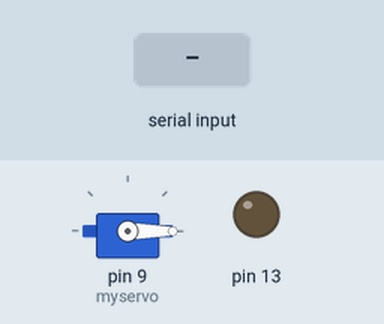
Bench run of a sketch on a simulated Arduino Uno, built with avr-gcc and run on an emulated ATmega328P. Parts: servo, output pins drawn as LEDs (lit = HIGH). The test bench sets the inputs (shaded band).

Above: at 1.2 s.
1.3 s: "90,45!" received over Serial
At 2.5 s:
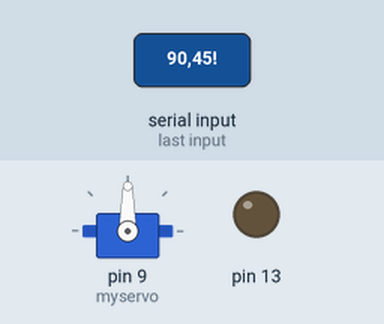
2.8 s: "30,150!" received over Serial
At 3.8 s:
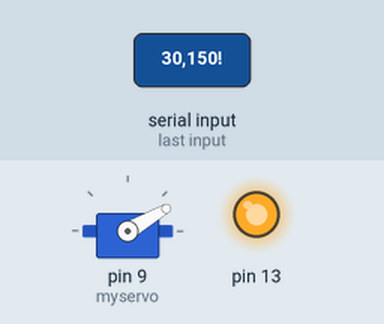
4.3 s: "200!" received over Serial
At 4.8 s:
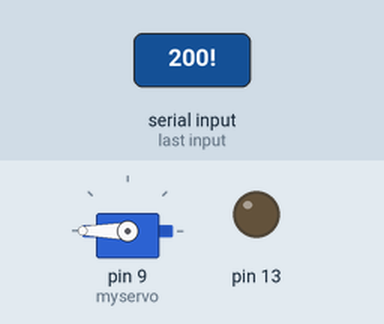
5.8 s: "90!" received over Serial
At 7.1 s:
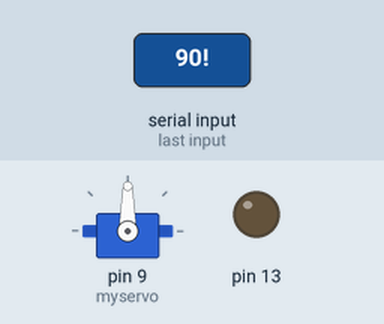
Timing chart, 0 to 8.3 s (numbered marks = the images above; inputs shaded):
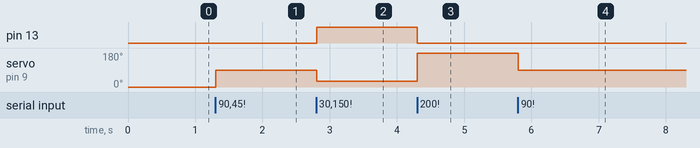

The sketch:

sketch_may10a_final.ino
```cpp
//works with this p5 sketch:
//https://editor.p5js.org/jesse_harding/sketches/PguXV19U4

#include <Servo.h> //include servo library file with our sketch
Servo myservo;  // create servo object to control a servo

int pos = 0;  // variable to store the servo position

int data1;
int data2;
//variable to hold incoming data
String incomingData = "000000!";

void setup() {
  //set pinmodes
  pinMode(13, OUTPUT);
  myservo.attach(9);  // attaches the servo on pin 9 to the servo object

//  pinMode(90, OUTPUT);

  //set baudrate for serial communication
  Serial.begin(9600);
}

void loop() {

//  check to see if there is a connection
  if(Serial.available() > 0){ // Checks whether data is comming from the serial port
    //if so, read the incoming data
    incomingData = Serial.readStringUntil('!'); // Reads the data from the serial port
  }

incomingData.trim();

data1 =incomingData.substring(0,3).toInt();
data2 = incomingData.substring(3,6).toInt();
//analogWrite(11, );
//analogWrite(6, );

if(data2 > 100){
digitalWrite(13, HIGH);
}
else{
  digitalWrite(13,LOW);
}

myservo.write(data1); //set servo angle to pos variable's value


}
```

Measured:
- after the input at 1.3 s, servo on pin 9 (myservo): 0° → 90° at once
- after the input at 2.8 s, pin 13: LOW → HIGH at once; servo on pin 9 (myservo): 90° → 30° at once
- after the input at 4.3 s, pin 13: HIGH → LOW at once; servo on pin 9 (myservo): 30° → 180° at once
- after the input at 5.8 s, servo on pin 9 (myservo): 180° → 90° at once
